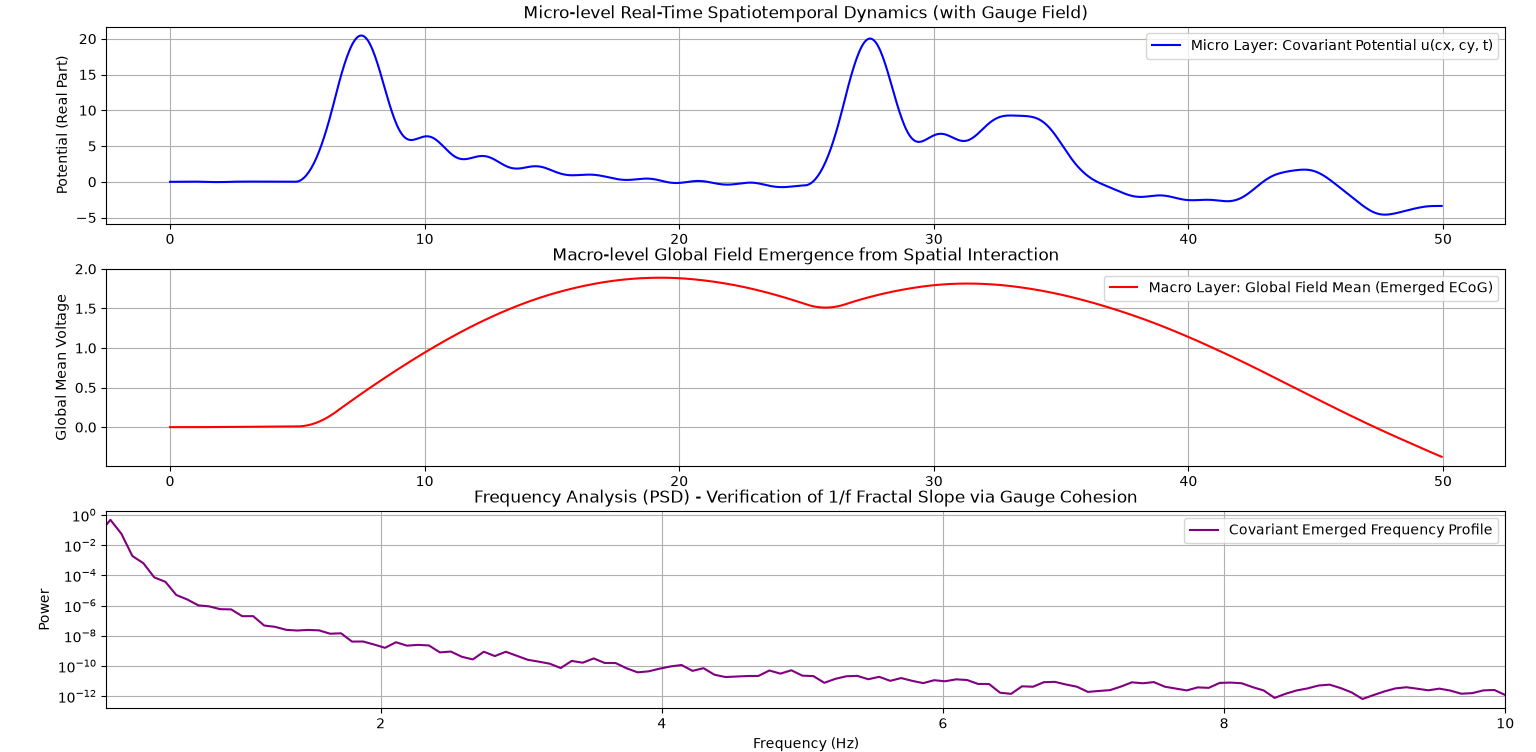

Generate this figure with Python:
import numpy as np
import matplotlib.pyplot as plt
from scipy.signal import welch

# ===== 1. Spatiotemporal Resolution Settings =====
GRID_SIZE = 40             # 2D spatial grid size (40x40 neural field)
DX = 1.0                   # Grid spacing for spatial derivatives (dx, dy)
DT = 0.05                  # Time step for real-time temporal derivatives (dt)
STEPS = 1000               # Total number of simulation time steps

# Physical and Gauge Parameters
C_WAVE = 1.5               # Wave propagation speed
DAMPING = 0.04             # Baseline dissipation rate (resistive damping)
ALPHA = 0.5                # Top-down modulation gain (macro global wave controlling micro sensitivity)

# --- Gauge Theory Parameters (Introduction of the "Weak Interaction") ---
G_COUPLING = 0.3           # Coupling constant for the gauge field (strength of local spatial tension)

# ===== 2. Initial States (Variables for 2nd-Order Coupled Covariant Wave Equation) =====
# Extend the potential field 'u' to a complex field.
# The real part represents the observable potential, while the imaginary part represents the local internal phase/reference.
u = np.zeros((GRID_SIZE, GRID_SIZE), dtype=complex)
v = np.zeros((GRID_SIZE, GRID_SIZE), dtype=complex)  # Time derivative field of potential (∂u/∂t)

# Initialize the "Gauge Field" (weak interaction) permeating each spatial link (x and y directions).
# This introduces slight spatial variations in the initial reference configurations to induce local interaction.
np.random.seed(42)  # Fixed seed for reproducibility
W_x = np.random.normal(0, 0.2, (GRID_SIZE, GRID_SIZE))
W_y = np.random.normal(0, 0.2, (GRID_SIZE, GRID_SIZE))

# Function to inject irregular external pulse currents (sensory inputs) into specific 2D coordinates (center)
def get_external_pulse(t_step):
    if (100 <= t_step <= 130) or (500 <= t_step <= 530):
        pulse = np.zeros((GRID_SIZE, GRID_SIZE), dtype=complex)
        cx, cy = GRID_SIZE // 2, GRID_SIZE // 2
        # Inject the real part (actual voltage input) and a subtle imaginary part (phase disruption)
        pulse[cx-2:cx+3, cy-2:cy+3] = 10.0 + 2.0j
        return pulse
    return np.zeros((GRID_SIZE, GRID_SIZE), dtype=complex)

# Biological thermal noise (Complex white noise: potential fluctuations and phase jitter)
def get_brain_noise():
    real_noise = np.random.normal(0, 0.2, (GRID_SIZE, GRID_SIZE))
    imag_noise = np.random.normal(0, 0.2, (GRID_SIZE, GRID_SIZE))
    return real_noise + 1j * imag_noise

# Arrays for data logging (recording the observable real part = potential)
history_center = []        # Real-time trajectory of the central spatial point
history_global_mean = []   # Spatial global average (macro-level global wave / ECoG)

# ===== 3. Real-Time Spatiotemporal "Covariant" Calculus Loop =====
for t in range(STEPS):
    
    # Calculate the mean potential of the entire space (Macro wave: Context)
    macro_context = np.mean(np.real(u))
    
    # Self-referential loop: The macro field dynamically modulates the micro-level coupling strength.
    # As global activity rises, the gauge coupling fluctuates, altering boundary permeability and inducing self-limitation.
    dynamic_damping = DAMPING / (1.0 + ALPHA * np.abs(macro_context))
    current_g = G_COUPLING * (1.0 + 0.2 * np.sin(macro_context))

    # 【Steps 1 & 2: Computation of the Gauge-Covariant Laplacian (D²u)】
    # Instead of simple adjacent subtraction, the neighboring references are parallel-transported 
    # via the gauge field Wμ before computing the difference. 
    # This mathematically embeds the "local tension of competing references" into the spatial derivative.
    laplacian = np.zeros_like(u)
    
    for x in range(GRID_SIZE):
        for y in range(GRID_SIZE):
            # Indices accounting for periodic boundary conditions (torus structure)
            x_plus  = (x + 1) % GRID_SIZE
            x_minus = (x - 1) % GRID_SIZE
            y_plus  = (y + 1) % GRID_SIZE
            y_minus = (y - 1) % GRID_SIZE

            # --- Gauge Covariant Derivative in the x-direction ---
            # Parallel-transport the neighboring references by rotating them via W_x
            u_right = u[x_plus, y] * np.exp(-1j * current_g * W_x[x, y])
            u_left  = u[x_minus, y] * np.exp(1j * current_g * W_x[x_minus, y])
            u_xx_covariant = (u_right - 2 * u[x, y] + u_left) / (DX**2)
            
            # --- Gauge Covariant Derivative in the y-direction ---
            # Parallel-transport the neighboring references by rotating them via W_y
            u_up   = u[x, y_plus] * np.exp(-1j * current_g * W_y[x, y])
            u_down = u[x, y_minus] * np.exp(1j * current_g * W_y[x, y_minus])
            u_yy_covariant = (u_up - 2 * u[x, y] + u_down) / (DX**2)
            
            # Synthesize the covariant Laplacian
            laplacian[x, y] = u_xx_covariant + u_yy_covariant

    # Retrieve external inputs and neural noise
    I_in = get_external_pulse(t)
    noise = get_brain_noise()

    # 【Step 3: Temporal Differentiation (Progression of the Covariant Wave Equation)】
    # The gauge-covariant spatial derivative directly drives the temporal evolution (system dynamics)
    # ∂v/∂t = c²D²u - γv + I_in + Noise
    dv_dt = (C_WAVE**2) * laplacian - dynamic_damping * v + I_in + noise

    # 【Step 4: Temporal Integration (Real-Time Update via Euler's Method)】
    v += dv_dt * DT  # Integrate acceleration to update velocity (Stage 1)
    u += v * DT      # Integrate velocity to update potential/phase position (Stage 2)

    # Log observable physical quantities (Real part of the complex field = potential field)
    history_center.append(np.real(u[GRID_SIZE//2, GRID_SIZE//2]))
    history_global_mean.append(macro_context)

history_center = np.array(history_center)
history_global_mean = np.array(history_global_mean)

# ===== 4. Visualization of Multiscale Spatiotemporal Analysis =====
time_axis = np.arange(STEPS) * DT

plt.figure(figsize=(12, 10))

# Top: Micro-level (central space point) potential time series
plt.subplot(3, 1, 1)
plt.plot(time_axis, history_center, color="blue", label="Micro Layer: Covariant Potential u(cx, cy, t)")
plt.title("Micro-level Real-Time Spatiotemporal Dynamics (with Gauge Field)")
plt.ylabel("Potential (Real Part)")
plt.grid(True)
plt.legend()

# Middle: Macro-level (global spatial mean) emergent wave (simulated ECoG)
plt.subplot(3, 1, 2)
plt.plot(time_axis, history_global_mean, color="red", label="Macro Layer: Global Field Mean (Emerged ECoG)")
plt.title("Macro-level Global Field Emergence from Spatial Interaction")
plt.ylabel("Global Mean Voltage")
plt.grid(True)
plt.legend()

# Bottom: Power Spectral Density (PSD) of macro spontaneous waves (verification of 1/f fractal scaling)
plt.subplot(3, 1, 3)
true_fs = 1.0 / DT  # Effective sampling frequency
f, psd = welch(history_global_mean, fs=true_fs, nperseg=256)

plt.semilogy(f, psd, color="purple", label="Covariant Emerged Frequency Profile")
plt.title("Frequency Analysis (PSD) - Verification of 1/f Fractal Slope via Gauge Cohesion")
plt.xlabel("Frequency (Hz)")
plt.ylabel("Power")
plt.xlim(0.05, true_fs / 2)
plt.legend()
plt.grid(True)

plt.tight_layout()
plt.show()
